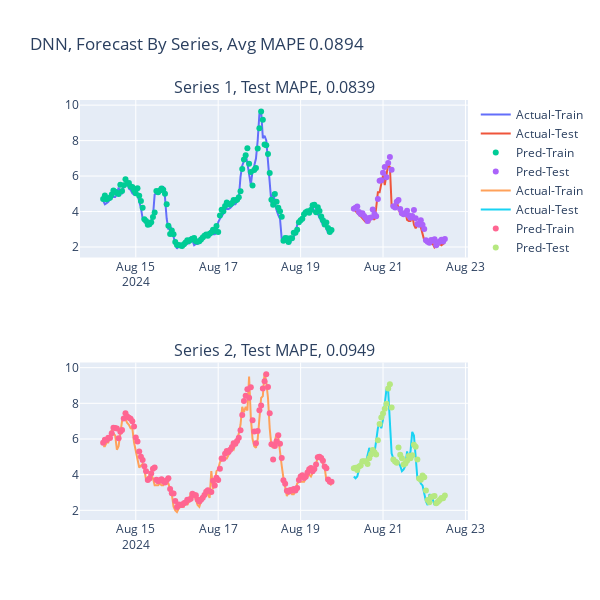

Source (notebook cell):
### Code cell
model_type = 'DNN'
plot_comparison(trainPredict_dnn, testPredict_dnn, trainY, testY, dates, model_type)
